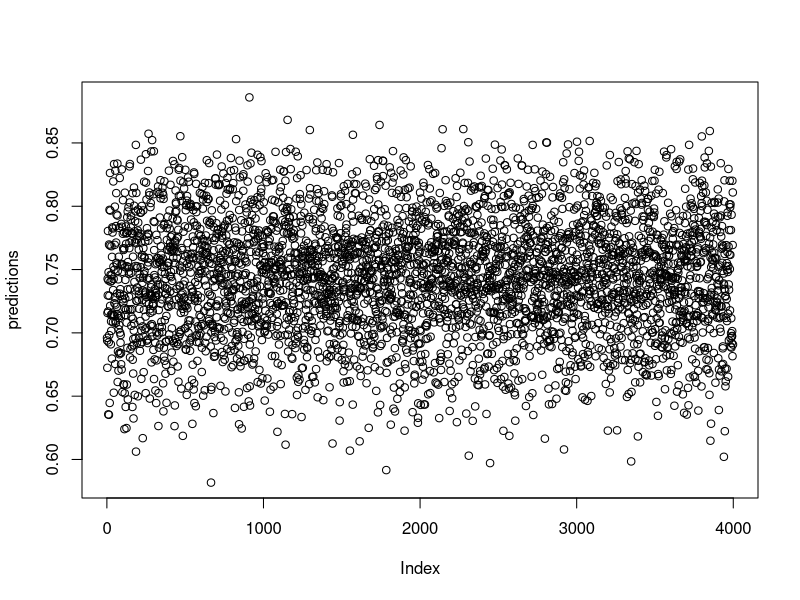

Reproduce this figure in R.
  suppressMessages(library(foreach))
  suppressMessages(library(dplyr))
  
  Hajime <- proc.time()
  
  mydata <- NULL
  N <- 10000
  
  for(i in 1:13){
    assign(paste("di",i,sep = ""),as.factor(sample(1:3, size = N, replace = TRUE)))
    mydata <- cbind(mydata, get(paste("di",i,sep = "")))
    mydata <- as.data.frame(mydata)
    names(mydata)[i] <- paste("di",i,sep = "")
  }
  mydata$inf_exp <- sample(0:1, size = N, replace = TRUE, prob = c(2/5,3/5))
  mydata$ind <- as.factor(sample(1:100, size = N, replace = TRUE))
  mydata_p <- mydata %>%
    filter(inf_exp == 1)
  mydata_u <- mydata %>%
    filter(inf_exp == 0)
  
  mydata_names <- names(mydata)
  f <- as.formula(paste("inf_exp~", paste(mydata_names[mydata_names != "inf_exp"], collapse = "+")))
  
  div = 2
  B = 10
  predictions <- foreach(m = 1:B, .combine = cbind) %do% {
      M <- sample(nrow(mydata_u), size = floor((nrow(mydata_u)/div)))
      glm_fit <- glm(formula = f, 
                     data = rbind(mydata_p, mydata_u[M,]),
                     family = binomial)
      predict(glm_fit, newdata = mydata_u, type = "response")
    }
  predictions <- rowMeans(predictions)
  plot(predictions)
  u_p <- predictions[predictions > 0.5]
  u_n <- predictions[predictions <= 0.5]
  length(u_p) 
  length(u_n)

  proc.time() - Hajime
